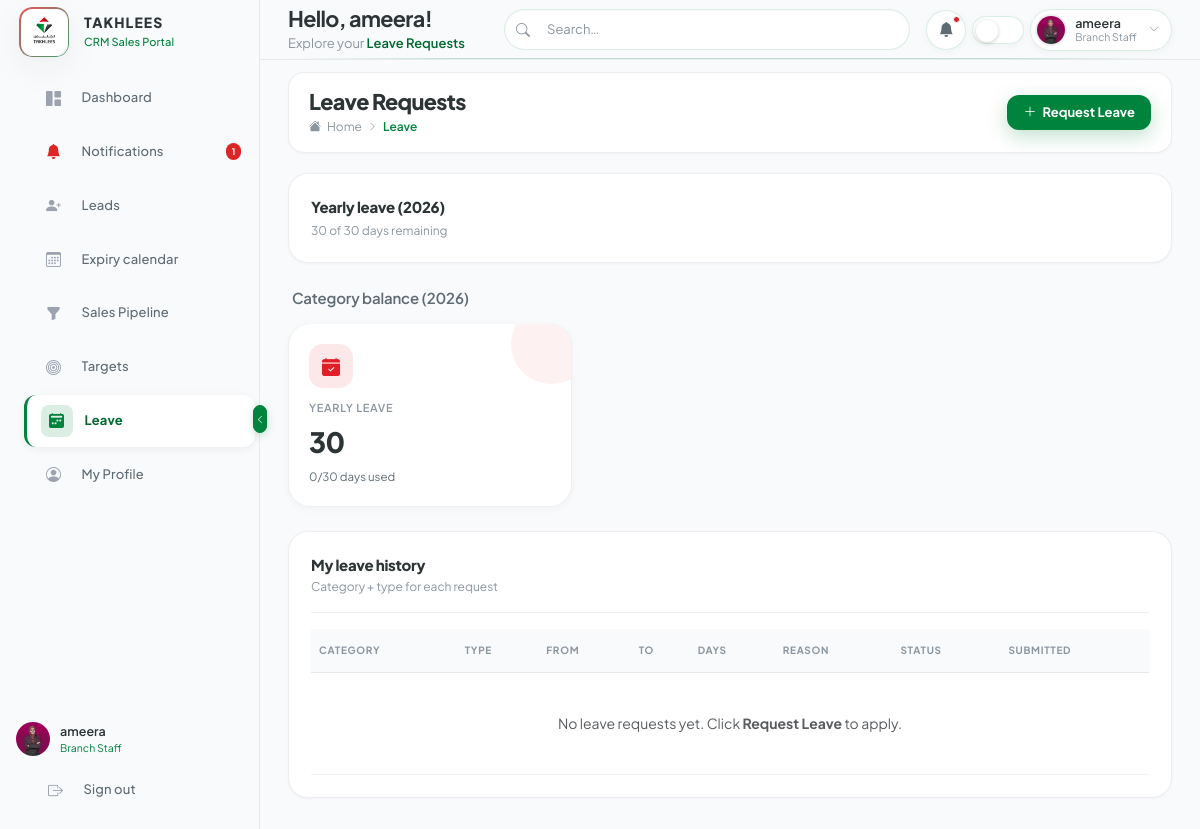
/staff/leave/ (signed in), run on the app's committed database.
### core/models.py (models this page shows)
class LeaveCategory(models.Model):
    YEARLY_CODE = "yearly"
    name = models.CharField(max_length=255)
    code = models.SlugField(max_length=50, unique=True, blank=True)
    description = models.TextField(blank=True)
    days_per_year = models.PositiveIntegerField(
        default=30,
        help_text="Allowed days per calendar year (30 = one month).",
    )
    is_active = models.BooleanField(default=True)
    created_at = models.DateTimeField(auto_now_add=True)
    updated_at = models.DateTimeField(auto_now=True)
    class Meta:
        verbose_name = "Leave category"
        verbose_name_plural = "Leave categories"
        ordering = ["name"]
    def __str__(self):
        return self.name

### core/leave_portal.py (the view)
    @portal_role_required(user_type)
    def view(request):
        return render_portal_page(
            request,
            user_type,
            "portal/leave/list.html",
            "Leave Requests",
            active_nav="leave",
            **_leave_page_context(request, user_type),
        )

### templates/portal/base.html (shortened to what this page needs)
{% load static %}
<!DOCTYPE html>
<html lang="en" data-theme="light">
<head>
    <link href="https://cdn.jsdelivr.net/npm/bootstrap@5.3.3/dist/css/bootstrap.min.css" rel="stylesheet" />
    <link href="https://cdn.jsdelivr.net/npm/bootstrap-icons@1.11.3/font/bootstrap-icons.css" rel="stylesheet" />
    <link href="https://cdn.jsdelivr.net/npm/sweetalert2@11/dist/sweetalert2.min.css" rel="stylesheet" />
    <link href="{% static 'hr/css/app.css' %}?v=20260704" rel="stylesheet" />
    <link href="{% static 'hr/css/takhlees-theme.css' %}?v=20260702" rel="stylesheet" />
    <link href="{% static 'hr/css/portal-ui.css' %}?v=20260702" rel="stylesheet" />
    <link href="{% static 'hr/css/portal-dashboard.css' %}?v=20260624" rel="stylesheet" />
</head>
<body data-page="{{ active_nav }}"{% if show_leave_modal %} data-show-leave-modal="true"{% endif %}>
    <div id="app-wrapper">
        {% include "portal/includes/sidebar.html" %}
        <button id="sidebar-toggle-btn" onclick="toggleSidebar()" title="Toggle Sidebar" type="button">
            <i class="bi bi-chevron-left" id="sidebar-toggle-icon"></i>
        </button>
        <div id="main-wrapper">
            {% include "portal/includes/topbar.html" %}
            <main id="page-content">
                {% include content_template %}
            </main>
        </div>
    </div>
</body>
</html>

### templates/portal/includes/sidebar.html (shortened to what this page needs)
{% load profile_tags %}
<nav id="sidebar">
    <div class="sidebar-brand">
        {% url portal_home_url_name as home_url %}
        {% include "core/includes/brand_logo.html" with brand_url=home_url brand_subtitle=portal_brand_sub %}
    </div>
    <div class="sidebar-nav">
        <ul class="nav-item-group">
            {% for item in portal_nav %}
            <li>
                <a class="nav-link-item{% if active_nav == item.nav_key %} active{% endif %}" href="{% url item.url_name %}">
                    <span class="nav-icon">
                        {% if item.nav_key == 'leads' and followup_leads_queue_count %}
                        <i class="bi bi-bell-fill nav-icon-alert"></i>
                        {% elif item.nav_key == 'pending' and backoffice_pending_verifications_count %}
                        <i class="bi bi-bell-fill nav-icon-alert"></i>
                        {% elif item.nav_key == 'pending_leads' and backoffice_team_pending_leads_count %}
                        <i class="bi bi-bell-fill nav-icon-alert"></i>
                        {% elif item.nav_key == 'procedures' and backoffice_procedure_review_count %}
                        <i class="bi bi-bell-fill nav-icon-alert"></i>
                        {% elif item.nav_key == 'notifications' and total_notification_count %}
                        <i class="bi bi-bell-fill nav-icon-alert"></i>
                        {% else %}
                        <i class="{{ item.icon }}"></i>
                        {% endif %}
                    </span>
                    <span class="nav-link-text">{{ item.label }}</span>
                    {% if item.nav_key == 'leads' and followup_leads_queue_count %}
                    <span class="nav-badge nav-badge-alert">{{ followup_leads_queue_count }}</span>
                    {% elif item.nav_key == 'pending' and backoffice_pending_verifications_count %}
                    <span class="nav-badge nav-badge-alert">{{ backoffice_pending_verifications_count }}</span>
                    {% elif item.nav_key == 'pending_leads' and backoffice_team_pending_leads_count %}
                    <span class="nav-badge nav-badge-alert">{{ backoffice_team_pending_leads_count }}</span>
                    {% elif item.nav_key == 'procedures' and backoffice_procedure_review_count %}
                    <span class="nav-badge nav-badge-alert">{{ backoffice_procedure_review_count }}</span>
                    {% elif item.nav_key == 'notifications' and total_notification_count %}
                    <span class="nav-badge nav-badge-alert">{{ total_notification_count }}</span>
                    {% endif %}
                </a>
            </li>
            {% endfor %}
        </ul>
    </div>
    <div class="sidebar-footer">
        {% if portal_profile_url_name %}
        <a href="{% url portal_profile_url_name %}" class="sidebar-user text-decoration-none mb-2">
            {% profile_avatar request.user size="sm" extra_class="hr-user-avatar" %}
            <div class="sidebar-user-info">
                <div class="user-name">{{ portal_display_name }}</div>
                <div class="user-role">{{ portal_role }}</div>
            </div>
        </a>
        {% endif %}
        <a href="{% url 'core:logout' %}" class="nav-link-item py-2" style="font-size:12px">
            <span class="nav-icon"><i class="bi bi-box-arrow-right"></i></span>
            <span class="nav-link-text">Sign out</span>
        </a>
    </div>
</nav>

### templates/portal/includes/topbar.html (shortened to what this page needs)
{% load profile_tags %}
<header id="topbar">
    {% include "portal/includes/topbar_greeting.html" %}
    <div class="topbar-search d-none d-md-block">
        <i class="bi bi-search search-icon"></i>
        <input type="text" placeholder="Search…" id="globalSearch" />
    </div>
    <div class="topbar-actions">
        <div class="dropdown">
            <button class="topbar-btn" data-bs-toggle="dropdown" type="button" aria-label="Notifications">
                <i class="bi bi-bell-fill"></i>
                {% if total_notification_count %}<span class="badge-dot"></span>{% endif %}
            </button>
        </div>
        <button class="theme-toggle" onclick="toggleTheme()" title="Toggle Dark/Light Mode" type="button"></button>
        <div class="dropdown">
            <div class="topbar-user" data-bs-toggle="dropdown">
                {% profile_avatar request.user size="xs" extra_class="hr-user-avatar" %}
                <div class="user-info d-none d-md-flex">
                    <span class="user-name">{{ portal_display_name }}</span>
                    <span class="user-role">{{ portal_role }}</span>
                </div>
                <i class="bi bi-chevron-down" style="font-size:10px;color:var(--text-muted);margin-left:4px"></i>
            </div>
        </div>
    </div>
</header>

### templates/portal/includes/topbar_greeting.html
<div class="topbar-greeting">
    <div class="topbar-greeting-title">Hello, {{ portal_display_name }}!</div>
    <div class="topbar-greeting-sub">Explore your <span class="topbar-greeting-page">{{ page_title }}</span></div>
</div>

### templates/portal/leave/list.html (shortened to what this page needs)
<div class="page-header">
    <div class="page-header-left">
        <div class="page-title">Leave Requests</div>
        <div class="page-breadcrumb">
            <i class="bi bi-house-fill"></i>
            <a href="{% url portal_home_url_name %}" class="text-decoration-none" style="color:var(--text-muted)">Home</a>
            <i class="bi bi-chevron-right" style="font-size:9px"></i>
            <span class="active">Leave</span>
        </div>
    </div>
    <div>
        <button class="topbar-quick-add" type="button" onclick="showAddLeaveModal()">
            <i class="bi bi-plus-lg"></i> Request Leave
        </button>
    </div>
</div>
{% if leave_summary %}
<div class="section-card mb-4 py-3 px-3">
    <div class="section-card-title mb-1">Yearly leave ({{ leave_summary.year }})</div>
    <div class="section-card-subtitle">
        {{ leave_summary.remaining }} of {{ leave_summary.entitlement }} days remaining
    </div>
</div>
{% endif %}
{% if leave_balances %}
<p class="dashboard-section-label">Category balance ({{ leave_balances.0.year }})</p>
<div class="row g-3 mb-4">
    {% for balance in leave_balances %}
    <div class="col-6 col-lg-4 d-flex">
        <div class="stat-card card-blue w-100 h-100">
            <div class="card-top">
                <div class="stat-icon"><i class="bi bi-calendar-check-fill"></i></div>
            </div>
            <div class="stat-label">{{ balance.leave_category.name }}</div>
            <div class="stat-value">{{ balance.remaining }}</div>
            <div class="stat-sub">{{ balance.used }}/{{ balance.entitlement }} days used</div>
        </div>
    </div>
    {% endfor %}
</div>
{% endif %}
<div class="section-card">
    <div class="section-card-header mb-3">
        <div>
            <div class="section-card-title">My leave history</div>
            <div class="section-card-subtitle">Category + type for each request</div>
        </div>
    </div>
    <div class="table-responsive">
        <table class="table table-hover mb-0" style="font-size:13px">
            <thead>
                <tr>
                    <th>Category</th>
                    <th>Type</th>
                    <th>From</th>
                    <th>To</th>
                    <th>Days</th>
                    <th>Reason</th>
                    <th>Status</th>
                    <th>Submitted</th>
                </tr>
            </thead>
            <tbody>
                {% for req in leave_requests %}
                <tr>
                    <td>{{ req.leave_category.name }}</td>
                    <td><span class="fw-semibold">{{ req.leave_type.name }}</span></td>
                    <td class="text-muted small">{{ req.start_date|date:"d M Y" }}</td>
                    <td class="text-muted small">{{ req.end_date|date:"d M Y" }}</td>
                    <td>{{ req.days_count }}</td>
                    <td class="small">{{ req.reason|truncatewords:12 }}</td>
                    <td>
                        {% if req.status == 'approved' %}
                        <span class="badge-status badge-won">Approved</span>
                        {% elif req.status == 'rejected' %}
                        <span class="badge-status badge-closed">Rejected</span>
                        {% else %}
                        <span class="badge-status badge-pending">Pending</span>
                        {% endif %}
                    </td>
                    <td class="text-muted small">{{ req.created_at|date:"d M Y" }}</td>
                </tr>
                {% empty %}
                <tr>
                    <td colspan="8" class="text-center text-muted py-4">No leave requests yet. Click <strong>Request Leave</strong> to apply.</td>
                </tr>
                {% endfor %}
            </tbody>
        </table>
    </div>
</div>

### data on the page
LeaveCategory: leave_category.name "YEARLY LEAVE", remaining "30", used "0", entitlement "30"

### other printed values
{{ brand_subtitle|default:"HRMS Portal" }} "CRM Sales Portal"
{{ item.label }} "Dashboard" "Notifications" "Leads" "Expiry calendar" "Sales Pipeline" "Targets" "Leave" "My Profile"
{{ total_notification_count }} "1"
{{ portal_display_name }} "ameera"
{{ portal_role }} "Branch Staff"
{{ page_title }} "Leave Requests"
{{ leave_summary.year }} "2026"
{{ leave_summary.remaining }} "30"
{{ leave_summary.entitlement }} "30"
{{ leave_balances.0.year }} "2026"
